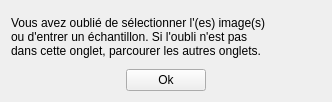
<?xml version="1.0" encoding="UTF-8"?>
<ui version="4.0">
 <class>Form</class>
 <widget class="QWidget" name="Form">
  <property name="geometry">
   <rect>
    <x>0</x>
    <y>0</y>
    <width>332</width>
    <height>102</height>
   </rect>
  </property>
  <property name="windowTitle">
   <string>Warming : Forgetting !</string>
  </property>
  <layout class="QGridLayout" name="gridLayout">
   <item row="0" column="0" colspan="3">
    <widget class="QLabel" name="label_forget">
     <property name="text">
      <string>Vous avez oublié de sélectionner l'(es) image(s)
ou d'entrer un échantillon. Si l'oubli n'est pas
dans cette onglet, parcourer les autres onglets.</string>
     </property>
    </widget>
   </item>
   <item row="1" column="0">
    <spacer name="horizontalSpacer">
     <property name="orientation">
      <enum>Qt::Horizontal</enum>
     </property>
     <property name="sizeHint" stdset="0">
      <size>
       <width>93</width>
       <height>20</height>
      </size>
     </property>
    </spacer>
   </item>
   <item row="1" column="1">
    <widget class="QPushButton" name="pushButton_ok_forget">
     <property name="text">
      <string>Ok</string>
     </property>
    </widget>
   </item>
   <item row="1" column="2">
    <spacer name="horizontalSpacer_2">
     <property name="orientation">
      <enum>Qt::Horizontal</enum>
     </property>
     <property name="sizeHint" stdset="0">
      <size>
       <width>104</width>
       <height>20</height>
      </size>
     </property>
    </spacer>
   </item>
  </layout>
 </widget>
 <resources/>
 <connections/>
</ui>
